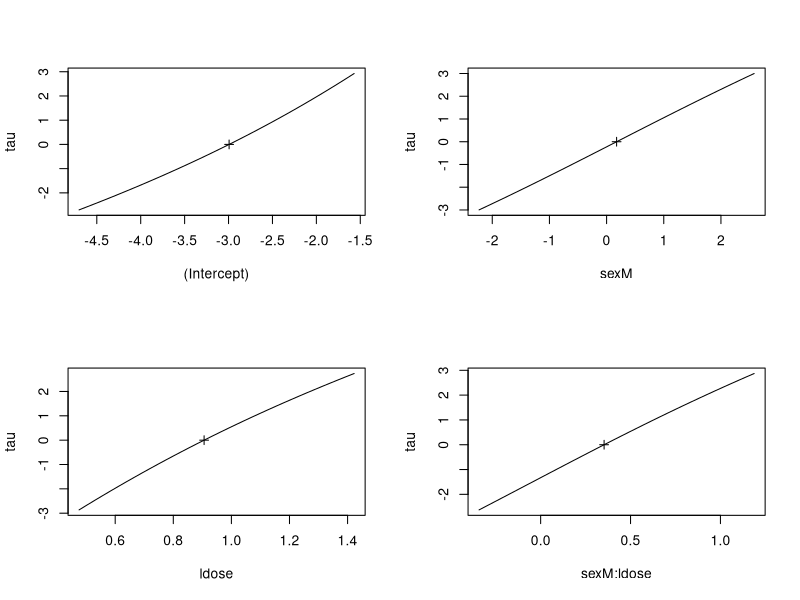
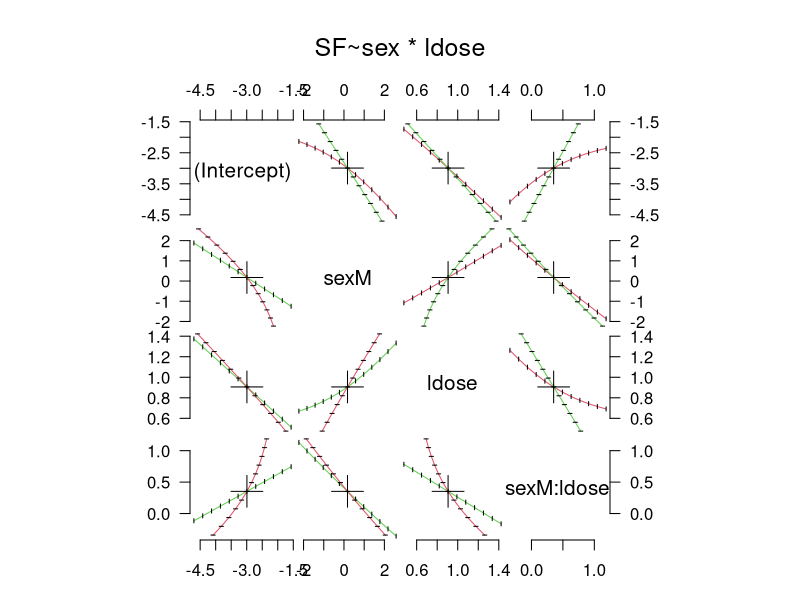

Source code (R) for these figures, in order:
library(MASS)


### Name: profile.glm
### Title: Method for Profiling glm Objects
### Aliases: profile.glm
### Keywords: regression models

### ** Examples

options(contrasts = c("contr.treatment", "contr.poly"))
ldose <- rep(0:5, 2)
numdead <- c(1, 4, 9, 13, 18, 20, 0, 2, 6, 10, 12, 16)
sex <- factor(rep(c("M", "F"), c(6, 6)))
SF <- cbind(numdead, numalive = 20 - numdead)
budworm.lg <- glm(SF ~ sex*ldose, family = binomial)
pr1 <- profile(budworm.lg)
plot(pr1)
pairs(pr1)
